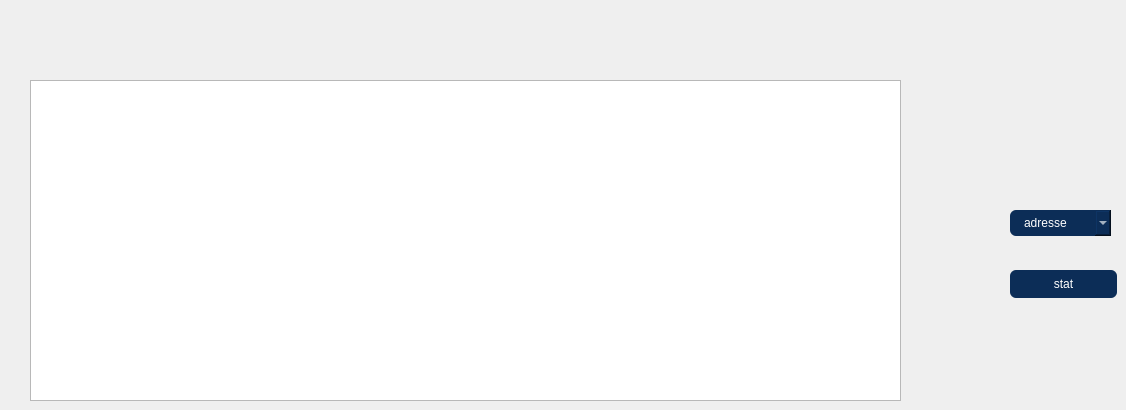
      <widget class="QWidget" name="page_17">
       <widget class="QTableView" name="tablestatH">
        <property name="geometry">
         <rect>
          <x>30</x>
          <y>80</y>
          <width>871</width>
          <height>321</height>
         </rect>
        </property>
       </widget>
       <widget class="QPushButton" name="statH">
        <property name="geometry">
         <rect>
          <x>1010</x>
          <y>270</y>
          <width>107</width>
          <height>28</height>
         </rect>
        </property>
        <property name="styleSheet">
         <string notr="true">
QLineEdit:focus {
    border: 1.5px solid #0078d7;
    background-color: #ffffff;
}

QPushButton {
    background-color: #0c2d57;
    color: white;
    border-radius: 6px;
    padding: 6px 14px;
    font-size: 12px;
    border: none;
}

QPushButton#searchButton:hover {
    background-color: #1458a6;
}</string>
        </property>
        <property name="text">
         <string>stat</string>
        </property>
       </widget>
       <widget class="QComboBox" name="statcH">
        <property name="geometry">
         <rect>
          <x>1010</x>
          <y>210</y>
          <width>101</width>
          <height>26</height>
         </rect>
        </property>
        <property name="styleSheet">
         <string notr="true">
    border: 1.5px solid #0078d7;
    background-color: #ffffff;

    background-color: #0c2d57;
    color: white;
    border-radius: 6px;
    padding: 6px 14px;
    font-size: 12px;
    border: none;</string>
        </property>
        <item>
         <property name="text">
          <string>adresse </string>
         </property>
        </item>
        <item>
         <property name="text">
          <string>satisfaction</string>
         </property>
        </item>
       </widget>
      </widget>
